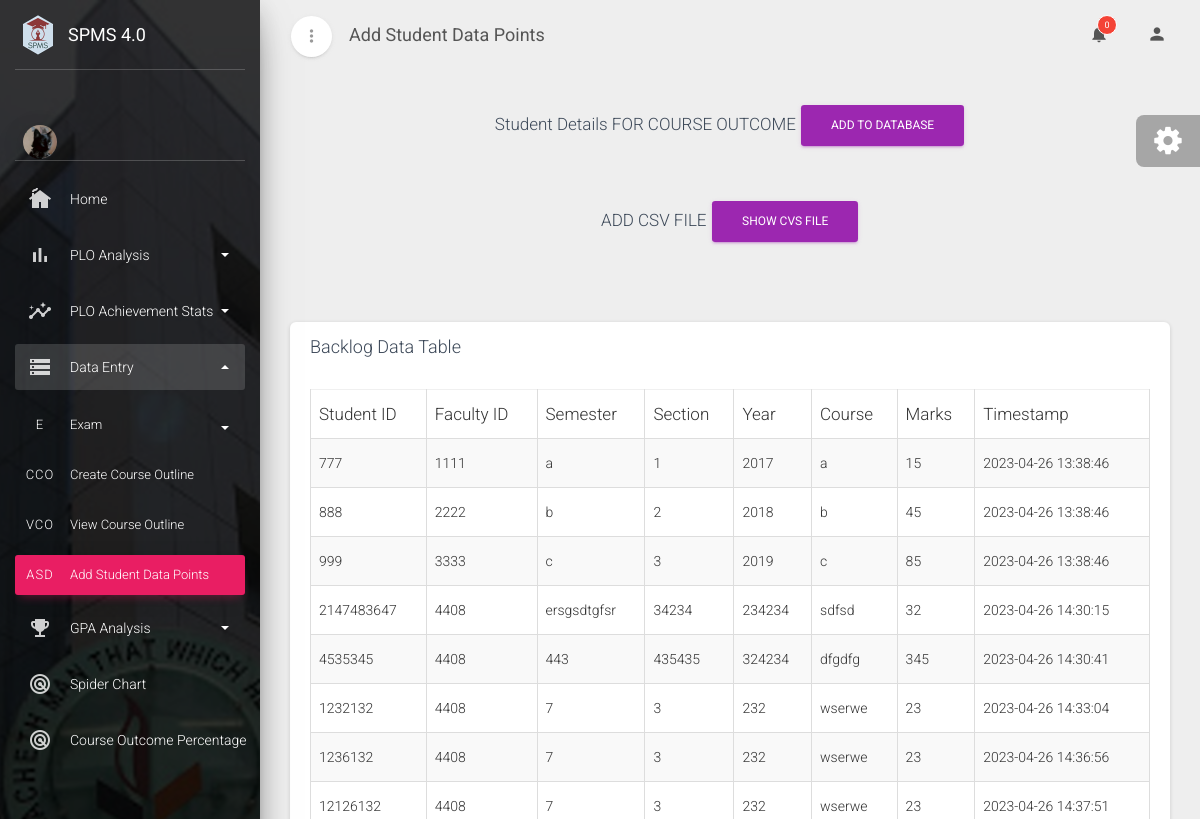
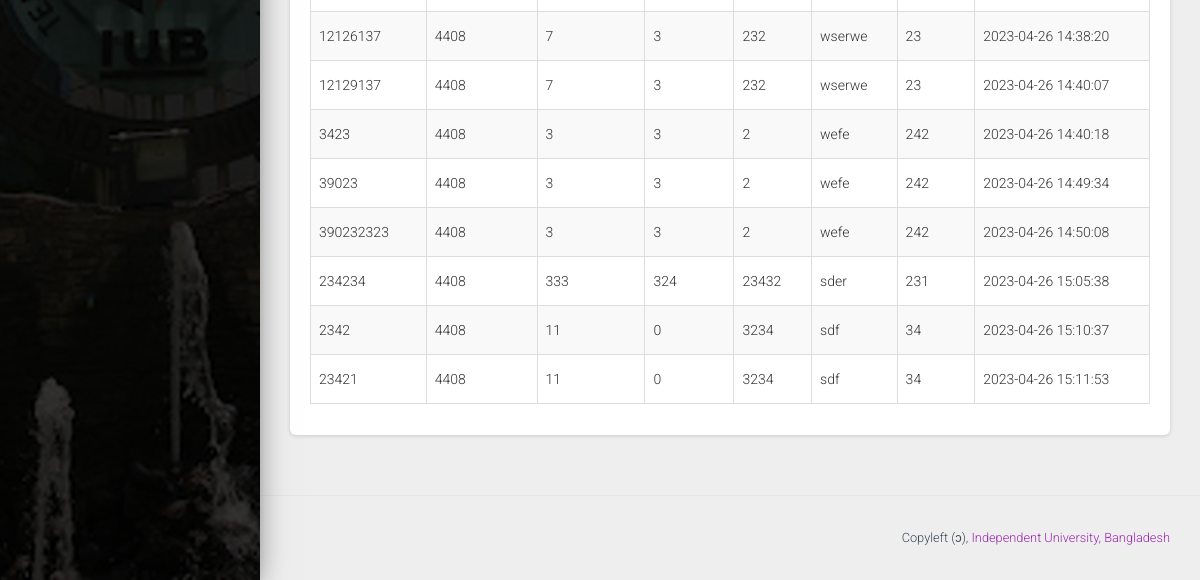
The app's page /website/indexElma.php, older data (2 pictures, top to bottom).
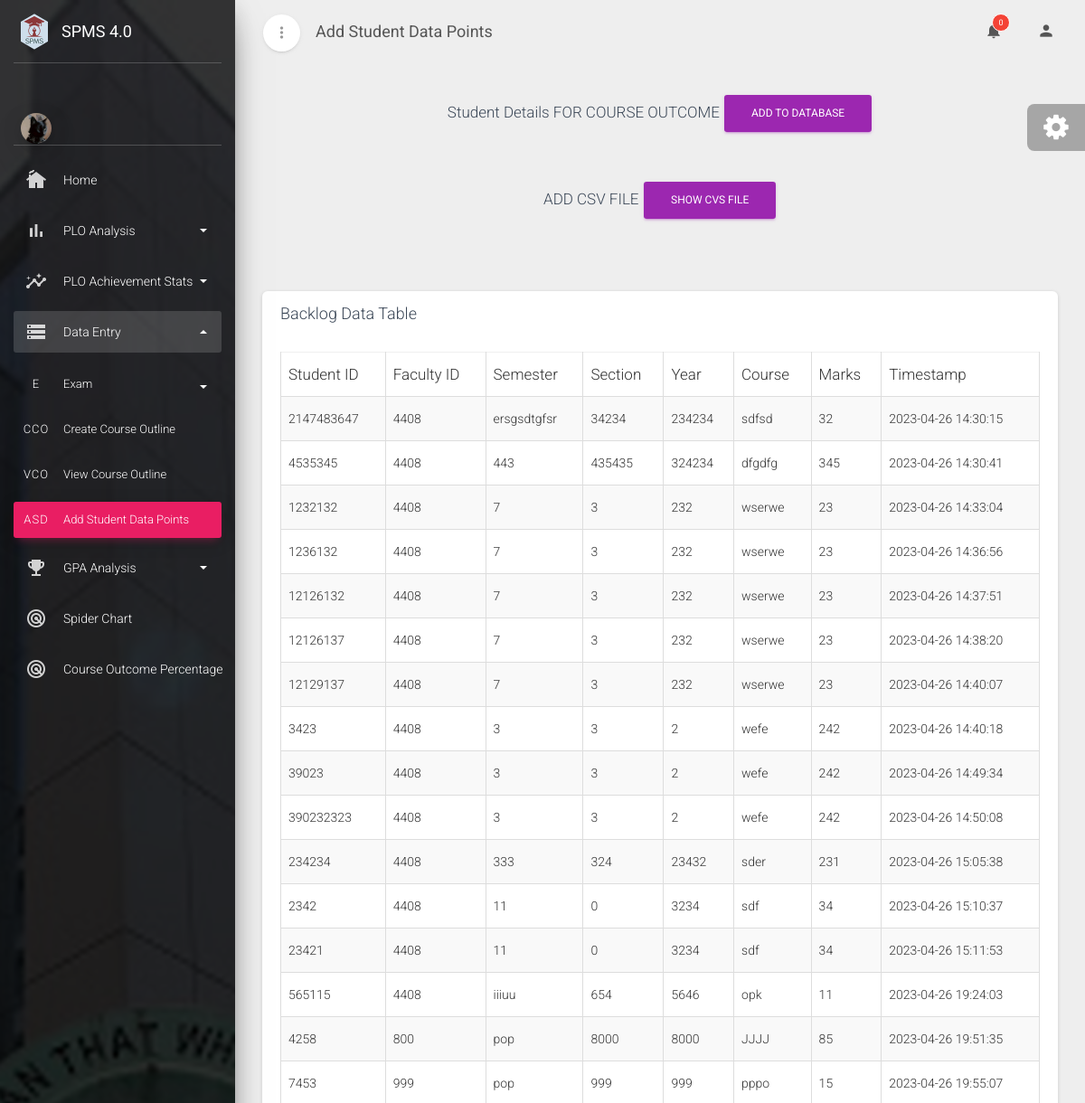
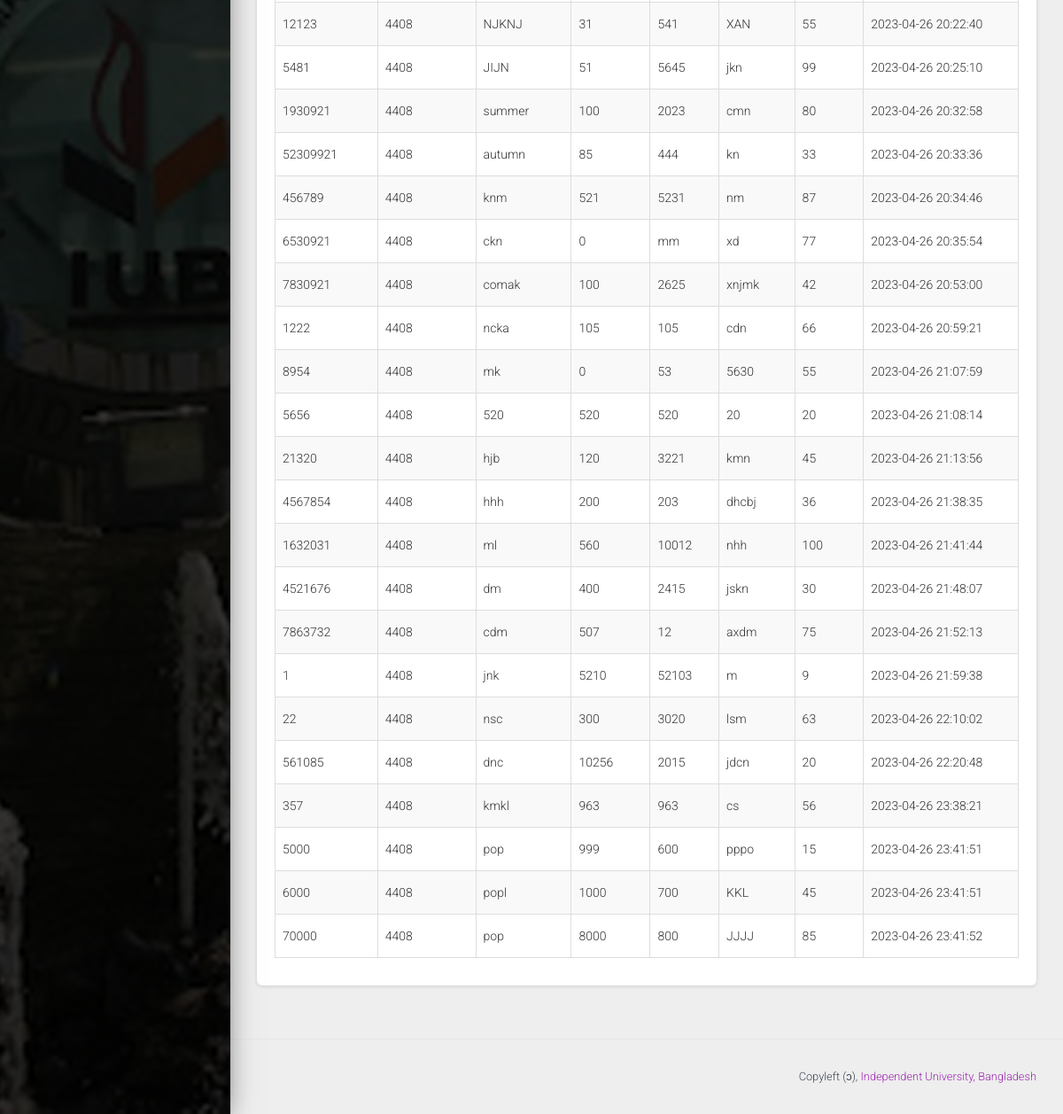
The same page, newer data (2 pictures, top to bottom).
### tables this page shows
CREATE TABLE `backlogdata` (
  `backlog_id` int(11) UNSIGNED NOT NULL,
  `id` int(11) DEFAULT NULL,
  `faculty_id` int(11) DEFAULT NULL,
  `semester` varchar(11) DEFAULT NULL,
  `section` int(11) DEFAULT NULL,
  `year` varchar(10) DEFAULT NULL,
  `course` varchar(191) DEFAULT NULL,
  `marks` int(10) DEFAULT NULL,
  `timestamp` timestamp NOT NULL DEFAULT current_timestamp()
);

### website/indexElma.php (the view, shortened to what this page needs)
<?php include 'connect.php'; session_start()?>
<!DOCTYPE html>
<html lang="en">
<head>
    <link rel="stylesheet" href="https://maxcdn.bootstrapcdn.com/font-awesome/latest/css/font-awesome.min.css">
    <link href="../assets/css/material-dashboard.min.css?v=2.1.0" rel="stylesheet" />
    <link href="../assets/demo/demo.css" rel="stylesheet" />
</head>
<body class="">
<div class="wrapper ">
    <div class="sidebar" data-color="rose" data-background-color="black" data-image="../assets/img/sidebar-1.png">
        <div class="logo">
            <a href="dashboard.php" class="simple-text logo-mini">
                <img style="scale: 50%; position: relative; left: -25px; top: -25px; " src="../assets/img/faces/spms_maha.png" alt="spmsv4.0 logo">
            </a>
            <a href="dashboard.php" class="simple-text logo-normal">
                SPMS 4.0
            </a>
        </div>
        <div class="sidebar-wrapper">
            <div class="user">
                <div class="photo">
                    <img src="../assets/img/faces/nuLLc4t.jpg" />
                </div>
                <div class="user-info">
                    <a data-toggle="collapse" href="#collapseExample" class="username">
                    </a>
                </div>
            </div>
            <ul class="nav">
                <li class="nav-item ">
                    <a class="nav-link" href="../website/dashboard.php">
                        <i class="material-icons">cottage</i>
                        <p> Home </p>
                    </a>
                </li>
                <li class="nav-item ">
                    <a class="nav-link" data-toggle="collapse"  href="#pagesExamples">
                        <i class="material-icons">bar_chart</i>
                        <p> PLO Analysis
                            <b class="caret"></b>
                        </p>
                    </a>
                </li>
                <li class="nav-item ">
                    <a class="nav-link" data-toggle="collapse" href="#formsExamples">
                        <i class="material-icons">insights</i>
                        <p> PLO Achievement Stats
                            <b class="caret"></b>
                        </p>
                    </a>
                </li>
                <li class="nav-item active">
                    <a class="nav-link" aria-expanded="true" data-toggle="collapse" href="#componentsExamples">
                        <i class="material-icons">storage</i>
                        <p> Data Entry
                            <b class="caret"></b>
                        </p>
                    </a>
                    <div class="collapse show" id="componentsExamples">
                        <ul class="nav">
                            <li class="nav-item ">
                                <a class="nav-link" data-toggle="collapse" href="#componentsCollapse">
                                    <span class="sidebar-mini"> E </span>
                                    <span class="sidebar-normal"> Exam
                      <b class="caret"></b>
                    </span>
                                </a>
                            </li>
                            <li class="nav-item ">
                                <a class="nav-link" href="../website/createCourseOutlinePage.php">
                                    <span class="sidebar-mini"> CCO </span>
                                    <span class="sidebar-normal"> Create Course Outline </span>
                                </a>
                            </li>
                            <li class="nav-item ">
                                <a class="nav-link" href="../website/viewCourseOutline.php">
                                    <span class="sidebar-mini"> VCO </span>
                                    <span class="sidebar-normal"> View Course Outline </span>
                                </a>
                            </li>
                            <li class="nav-item active">
                                <a class="nav-link" href="../website/indexElma.php">
                                    <span class="sidebar-mini"> ASD </span>
                                    <span class="sidebar-normal"> Add Student Data Points </span>
                                </a>
                            </li>
                        </ul>
                    </div>
                </li>
                <li class="nav-item ">
                    <a class="nav-link" data-toggle="collapse" href="#tablesExamples">
                        <i class="material-icons">emoji_events</i>
                        <p> GPA Analysis
                            <b class="caret"></b>
                        </p>
                    </a>
                </li>
                <li class="nav-item ">
                    <a class="nav-link" href="../website/spiderChart.php">
                        <i class="material-icons">radar</i>
                        <p> Spider Chart </p>
                    </a>
                </li>
                <li class="nav-item ">
                    <a class="nav-link" href="../website/spiderchartElma.php">
                        <i class="material-icons">radar</i>
                        <p> Course Outcome Percentage </p>
                    </a>
                </li>
            </ul>
        </div>
    </div>
    <div class="main-panel">
        <nav class="navbar navbar-expand-lg navbar-transparent navbar-absolute fixed-top ">
            <div class="container-fluid">
                <div class="navbar-wrapper">
                    <div class="navbar-minimize">
                        <button id="minimizeSidebar" class="btn btn-just-icon btn-white btn-fab btn-round">
                            <i class="material-icons text_align-center visible-on-sidebar-regular">more_vert</i>
                        </button>
                    </div>
                    <a class="navbar-brand" href="dashboard.php"><b>Add Student Data Points</b>
                    </a>
                </div>
                <div class="collapse navbar-collapse justify-content-end">
                    <ul class="navbar-nav">
                        <li class="nav-item dropdown">
                            <a class="nav-link" href="http://example.com" id="navbarDropdownMenuLink" data-toggle="dropdown" aria-haspopup="true" aria-expanded="false">
                                <i class="material-icons">notifications</i>
                                <span class="notification">0</span>
                            </a>
                        </li>
                        <li class="nav-item dropdown">
                            <a class="nav-link" href="#pablo" id="navbarDropdownProfile" data-toggle="dropdown" aria-haspopup="true" aria-expanded="false">
                                <i class="material-icons">person</i>
                            </a>
                        </li>
                    </ul>
                </div>
            </div>
        </nav>
        <div class="content">
            <div class="content">
                <div class="container-fluid">
                    <div class="row d-flex justify-content-center">
                        <div class="header">
                            <h5>Student Details FOR COURSE OUTCOME
                                <a href="student-createElma.php" class="btn btn-primary float-middle">ADD TO DATABASE</a>
                            </h5>
                        </div>
                    </div>
                    <div class="row d-flex justify-content-center">
                        <div class="header">
                            <h5>ADD CSV FILE
                                <a href="importCSVElma.php" class="btn btn-primary float-middle">SHOW CVS FILE</a>
                            </h5>
                        </div>
                    </div>
                    <div class="row">
                        <div class="col-md-12">
                            <div class="card ">
                                <div class="card-header ">
                                    <h4 class="card-title"> Backlog Data Table </h4>
                                </div>
                                <div class="card-body ">
                                    <table class="table table-bordered table-striped">
                                        <thead>
                                        <tr>
                                            <th>Student ID</th>
                                            <th>Faculty ID</th>
                                            <th>Semester</th>
                                            <th>Section</th>
                                            <th>Year</th>
                                            <th>Course</th>
                                            <th>Marks</th>
                                            <th>Timestamp</th>
                                        </tr>
                                        </thead>
                                        <tbody>
                                        <?php
                                        $query = "SELECT * FROM backlogdata";
                                        $query_run = mysqli_query($con, $query);
                                        if(mysqli_num_rows($query_run) > 0)
                                        {
                                            foreach($query_run as $student)
                                            {
                                                ?>
                                                <tr>
                                                    <td><?= $student['id']; ?></td>
                                                    <td><?= $student['faculty_id']; ?></td>
                                                    <td><?= $student['semester']; ?></td>
                                                    <td><?= $student['section']; ?></td>
                                                    <td><?= $student['year']; ?></td>
                                                    <td><?= $student['course']; ?></td>
                                                    <td><?= $student['marks']; ?></td>
                                                    <td><?= $student['timestamp']; ?></td>
                                                </tr>
                                                <?php
                                            }
                                        }
                                        else
                                        {
                                            echo "<h5> No Record Found </h5>";
                                        }
                                        ?>
                                        </tbody>
                                    </table>
                                </div>
                            </div>
                        </div>
                    </div>
                </div>
            </div>
        </div>
        <footer style="font-size: 80%" class="footer">
            <div class="container-fluid">
                <div class="copyright float-right">
                    Copyleft (ɔ),
                    <a href="http://www.iub.edu.bd/" target="_blank">Independent University, Bangladesh</a>
                </div>
            </div>
        </footer>
    </div>
</div>
<div class="fixed-plugin">
    <div class="dropdown show-dropdown">
        <a href="#" data-toggle="dropdown">
            <i class="fa fa-cog fa-2x"> </i>
        </a>
    </div>
</div>
</body>
</html>

Row changes from the older to the newer data that the page shows:
removed backlogdata: id "777", faculty "1111", semester "a", section "1", year "2017", course "a", marks "15", timestamp "2023-04-26 13:38:46"
removed backlogdata: id "888", faculty "2222", semester "b", section "2", year "2018", course "b", marks "45", timestamp "2023-04-26 13:38:46"
removed backlogdata: id "999", faculty "3333", semester "c", section "3", year "2019", course "c", marks "85", timestamp "2023-04-26 13:38:46"
added backlogdata: id "565115", faculty "4408", semester "iiiuu", section "654", year "5646", course "opk", marks "11", timestamp "2023-04-26 19:24:03"
added backlogdata: id "4258", faculty "800", semester "pop", section "8000", year "8000", course "JJJJ", marks "85", timestamp "2023-04-26 19:51:35"
added backlogdata: id "7453", faculty "999", semester "pop", section "999", year "999", course "pppo", marks "15", timestamp "2023-04-26 19:55:07"
added backlogdata: id "12123", faculty "4408", semester "NJKNJ", section "31", year "541", course "XAN", marks "55", timestamp "2023-04-26 20:22:40"
added backlogdata: id "5481", faculty "4408", semester "JIJN", section "51", year "5645", course "jkn", marks "99", timestamp "2023-04-26 20:25:10"
added backlogdata: id "1930921", faculty "4408", semester "summer", section "100", year "2023", course "cmn", marks "80", timestamp "2023-04-26 20:32:58"
added backlogdata: id "52309921", faculty "4408", semester "autumn", section "85", year "444", course "kn", marks "33", timestamp "2023-04-26 20:33:36"
added backlogdata: id "456789", faculty "4408", semester "knm", section "521", year "5231", course "nm", marks "87", timestamp "2023-04-26 20:34:46"
added backlogdata: id "6530921", faculty "4408", semester "ckn", section "0", year "mm", course "xd", marks "77", timestamp "2023-04-26 20:35:54"
added backlogdata: id "7830921", faculty "4408", semester "comak", section "100", year "2625", course "xnjmk", marks "42", timestamp "2023-04-26 20:53:00"
added backlogdata: id "1222", faculty "4408", semester "ncka", section "105", year "105", course "cdn", marks "66", timestamp "2023-04-26 20:59:21"
added backlogdata: id "8954", faculty "4408", semester "mk", section "0", year "53", course "5630", marks "55", timestamp "2023-04-26 21:07:59"
added backlogdata: id "5656", faculty "4408", semester "520", section "520", year "520", course "20", marks "20", timestamp "2023-04-26 21:08:14"
added backlogdata: id "21320", faculty "4408", semester "hjb", section "120", year "3221", course "kmn", marks "45", timestamp "2023-04-26 21:13:56"
added backlogdata: id "4567854", faculty "4408", semester "hhh", section "200", year "203", course "dhcbj", marks "36", timestamp "2023-04-26 21:38:35"
added backlogdata: id "1632031", faculty "4408", semester "ml", section "560", year "10012", course "nhh", marks "100", timestamp "2023-04-26 21:41:44"
added backlogdata: id "4521676", faculty "4408", semester "dm", section "400", year "2415", course "jskn", marks "30", timestamp "2023-04-26 21:48:07"
added backlogdata: id "7863732", faculty "4408", semester "cdm", section "507", year "12", course "axdm", marks "75", timestamp "2023-04-26 21:52:13"
added backlogdata: id "1", faculty "4408", semester "jnk", section "5210", year "52103", course "m", marks "9", timestamp "2023-04-26 21:59:38"
added backlogdata: id "22", faculty "4408", semester "nsc", section "300", year "3020", course "lsm", marks "63", timestamp "2023-04-26 22:10:02"
added backlogdata: id "561085", faculty "4408", semester "dnc", section "10256", year "2015", course "jdcn", marks "20", timestamp "2023-04-26 22:20:48"
added backlogdata: id "357", faculty "4408", semester "kmkl", section "963", year "963", course "cs", marks "56", timestamp "2023-04-26 23:38:21"
added backlogdata: id "5000", faculty "4408", semester "pop", section "999", year "600", course "pppo", marks "15", timestamp "2023-04-26 23:41:51"
added backlogdata: id "6000", faculty "4408", semester "popl", section "1000", year "700", course "KKL", marks "45", timestamp "2023-04-26 23:41:51"
added backlogdata: id "70000", faculty "4408", semester "pop", section "8000", year "800", course "JJJJ", marks "85", timestamp "2023-04-26 23:41:52"
